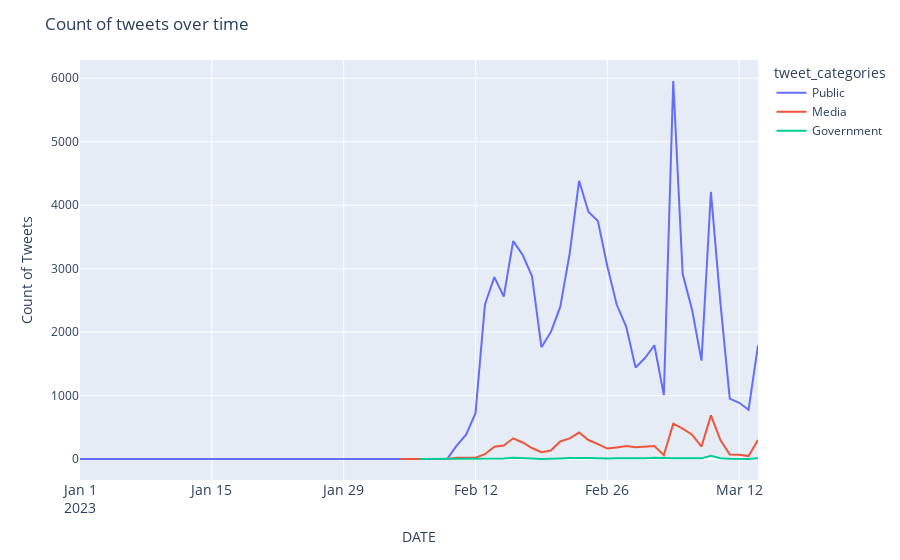

Write notebook code for a chart like this one.
### Code cell
import plotly.express as px

fig = px.line(data_fig, x='DATE', y=0, color=data_fig.tweet_categories,
             labels=data_fig.tweet_categories)

fig.update_layout(
    title='Count of tweets over time',
    xaxis_tickfont_size=14,
    yaxis=dict(
        title='Count of Tweets'))

fig.show()

### Figure 1 — Plotly figure (JSON) as saved in the notebook; plotly's stock layout.template omitted (floating-point values rounded to 4 significant figures)
{"data": [{"hovertemplate": "tweet_categories=Public<br>DATE=%{x}<br>0=%{y}<extra></extra>", "legendgroup": "Public", "line": {"color": "#636efa", "dash": "solid"}, "marker": {"symbol": "circle"}, "mode": "lines", "name": "Public", "orientation": "v", "showlegend": true, "type": "scatter", "x": ["2023-01-01", "2023-01-17", "2023-01-23", "2023-01-31", "2023-02-01", "2023-02-06", "2023-02-07", "2023-02-08", "2023-02-09", "2023-02-10", "2023-02-11", "2023-02-12", "2023-02-13", "2023-02-14", "2023-02-15", "2023-02-16", "2023-02-17", "2023-02-18", "2023-02-19", "2023-02-20", "2023-02-21", "2023-02-22", "2023-02-23", "2023-02-24", "2023-02-25", "2023-02-26", "2023-02-27", "2023-02-28", "2023-03-01", "2023-03-02", "2023-03-03", "2023-03-04", "2023-03-05", "2023-03-06", "2023-03-07", "2023-03-08", "2023-03-09", "2023-03-10", "2023-03-11", "2023-03-12", "2023-03-13", "2023-03-14"], "xaxis": "x", "y": [1, 1, 1, 1, 1, 1, 1, 1, 2, 213, 384, 723, 2432, 2867, 2561, 3434, 3219, 2882, 1762, 2002, 2397, 3237, 4384, 3893, 3750, 3039, 2431, 2088, 1443, 1592, 1793, 1007, 5957, 2916, 2353, 1552, 4209, 2476, 953, 887, 777, 1793], "yaxis": "y"}, {"hovertemplate": "tweet_categories=Media<br>DATE=%{x}<br>0=%{y}<extra></extra>", "legendgroup": "Media", "line": {"color": "#EF553B", "dash": "solid"}, "marker": {"symbol": "circle"}, "mode": "lines", "name": "Media", "orientation": "v", "showlegend": true, "type": "scatter", "x": ["2023-02-04", "2023-02-09", "2023-02-10", "2023-02-11", "2023-02-12", "2023-02-13", "2023-02-14", "2023-02-15", "2023-02-16", "2023-02-17", "2023-02-18", "2023-02-19", "2023-02-20", "2023-02-21", "2023-02-22", "2023-02-23", "2023-02-24", "2023-02-25", "2023-02-26", "2023-02-27", "2023-02-28", "2023-03-01", "2023-03-02", "2023-03-03", "2023-03-04", "2023-03-05", "2023-03-06", "2023-03-07", "2023-03-08", "2023-03-09", "2023-03-10", "2023-03-11", "2023-03-12", "2023-03-13", "2023-03-14"], "xaxis": "x", "y": [1, 1, 21, 18, 22, 76, 194, 213, 327, 261, 174, 108, 135, 277, 326, 418, 300, 235, 165, 184, 204, 188, 200, 204, 61, 557, 480, 384, 197, 689, 302, 71, 66, 47, 300], "yaxis": "y"}, {"hovertemplate": "tweet_categories=Government<br>DATE=%{x}<br>0=%{y}<extra></extra>", "legendgroup": "Government", "line": {"color": "#00cc96", "dash": "solid"}, "marker": {"symbol": "circle"}, "mode": "lines", "name": "Government", "orientation": "v", "showlegend": true, "type": "scatter", "x": ["2023-02-06", "2023-02-10", "2023-02-11", "2023-02-12", "2023-02-13", "2023-02-14", "2023-02-15", "2023-02-16", "2023-02-17", "2023-02-18", "2023-02-19", "2023-02-20", "2023-02-21", "2023-02-22", "2023-02-23", "2023-02-24", "2023-02-25", "2023-02-26", "2023-02-27", "2023-02-28", "2023-03-01", "2023-03-02", "2023-03-03", "2023-03-04", "2023-03-05", "2023-03-06", "2023-03-07", "2023-03-08", "2023-03-09", "2023-03-10", "2023-03-11", "2023-03-12", "2023-03-13", "2023-03-14"], "xaxis": "x", "y": [1, 6, 2, 2, 8, 7, 7, 21, 9, 7, 1, 1, 10, 15, 21, 17, 13, 7, 14, 12, 11, 13, 20, 13, 11, 14, 16, 11, 53, 12, 3, 2, 2, 14], "yaxis": "y"}], "layout": {"legend": {"title": {"text": "tweet_categories"}, "tracegroupgap": 0}, "margin": {"t": 60}, "title": {"text": "Count of tweets over time"}, "xaxis": {"anchor": "y", "domain": [0, 1], "tickfont": {"size": 14}, "title": {"text": "DATE"}}, "yaxis": {"anchor": "x", "domain": [0, 1], "title": {"text": "Count of Tweets"}}}}
